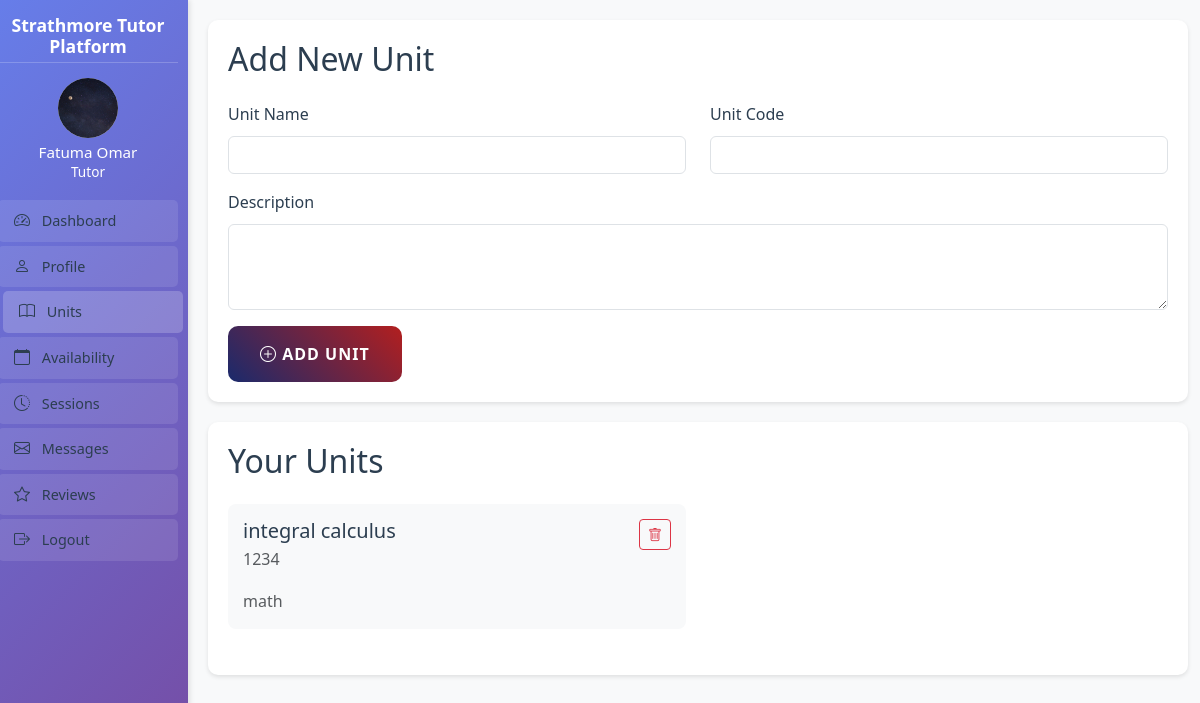
Page /tutor/subjects.php (signed in) on the committed database.
### tables this page shows
CREATE TABLE `units` (
  `id` int(11) NOT NULL,
  `name` varchar(100) NOT NULL,
  `code` varchar(20) NOT NULL,
  `description` text DEFAULT NULL,
  `created_at` timestamp NOT NULL DEFAULT current_timestamp()
);

### tutor/subjects.php (the view, shortened to what this page needs)
<?php
$database = new Database();
$pdo = $database->getConnection();
$stmt = $pdo->prepare("
    SELECT u.*
    FROM units u
    JOIN tutor_units tu ON u.id = tu.unit_id
    WHERE tu.tutor_id = ?
    ORDER BY u.name ASC
");
$stmt->execute([$_SESSION['user_id']]);
$units = $stmt->fetchAll();
?>
<!DOCTYPE html>
<html lang="en">
<head>
    <link href="https://cdn.jsdelivr.net/npm/bootstrap@5.3.0/dist/css/bootstrap.min.css" rel="stylesheet">
    <link href="https://cdn.jsdelivr.net/npm/bootstrap-icons@1.7.2/font/bootstrap-icons.css" rel="stylesheet">
    <link href="<?php echo APP_URL; ?>/assets/css/style.css" rel="stylesheet">
</head>
<body>
    <div class="units-container">
        <div class="row">
            <?php include 'includes/sidebar.php'; ?>
            <div class="col-md-9 col-lg-10 main-content">
                <div class="add-unit-card">
                    <h2 class="mb-4">Add New Unit</h2>
                    <form method="POST" action="">
                        <div class="row">
                            <div class="col-md-6 mb-3">
                                <label for="unit_name" class="form-label">Unit Name</label>
                                <input type="text" class="form-control" id="unit_name" name="unit_name" required>
                            </div>
                            <div class="col-md-6 mb-3">
                                <label for="unit_code" class="form-label">Unit Code</label>
                                <input type="text" class="form-control" id="unit_code" name="unit_code" required>
                            </div>
                        </div>
                        <div class="mb-3">
                            <label for="unit_description" class="form-label">Description</label>
                            <textarea class="form-control" id="unit_description" name="unit_description" rows="3"></textarea>
                        </div>
                        <button type="submit" class="btn btn-primary">
                            <i class="bi bi-plus-circle"></i> Add Unit
                        </button>
                    </form>
                </div>
                <div class="unit-card">
                    <h2 class="mb-4">Your Units</h2>
                    <?php if (empty($units)): ?>
                        <div class="alert alert-info">
                            You haven't added any units yet. Use the form above to add your first unit.
                        </div>
                    <?php else: ?>
                        <div class="row">
                            <?php foreach ($units as $unit): ?>
                                <div class="col-md-6 mb-3">
                                    <div class="unit-item">
                                        <div class="d-flex justify-content-between align-items-start">
                                            <div>
                                                <h5 class="mb-1"><?php echo htmlspecialchars($unit['name']); ?></h5>
                                                <p class="text-muted mb-2"><?php echo htmlspecialchars($unit['code']); ?></p>
                                            </div>
                                            <form method="POST" action="" class="d-inline" onsubmit="return confirm('Are you sure you want to remove this unit?');">
                                                <button type="submit" class="btn btn-sm btn-outline-danger">
                                                    <i class="bi bi-trash"></i>
                                                </button>
                                            </form>
                                        </div>
                                        <?php if (!empty($unit['description'])): ?>
                                            <p class="mt-2 mb-0 text-muted">
                                                <?php echo htmlspecialchars($unit['description']); ?>
                                            </p>
                                        <?php endif; ?>
                                    </div>
                                </div>
                            <?php endforeach; ?>
                        </div>
                    <?php endif; ?>
                </div>
            </div>
        </div>
    </div>
</body>
</html>

### assets/css/style.css (style rules this page uses)
:root { --primary-color: #2c3e50; --secondary-color: #3498db; --accent-color: #e74c3c; --light-color: #ecf0f1; --dark-color: #2c3e50; --success-color: #2ecc71; --warning-color: #f1c40f; --danger-color: #e74c3c; }
body { font-family: 'Segoe UI', Tahoma, Geneva, Verdana, sans-serif; color: var(--dark-color); line-height: 1.6; background-color: #f8f9fa; min-height: 100vh; display: flex; flex-direction: column; }
.btn-primary { background-color: var(--secondary-color); border-color: var(--secondary-color); padding: 0.75rem 1.5rem; font-weight: 500; border-radius: 5px; }
.btn-primary { background: linear-gradient(45deg, #1a2a6c, #b21f1f); border: none; padding: 1rem 2rem; font-weight: 600; border-radius: 10px; transition: all 0.3s ease; text-transform: uppercase; letter-spacing: 1px; }

### tutor/subjects.php (style rules this page uses)
.units-container { min-height: 100vh; background-color: #f8f9fa; }
.main-content { margin-left: 200px; padding: 20px; }
.unit-card { background: white; border-radius: 10px; padding: 20px; box-shadow: 0 2px 4px rgba(0,0,0,0.1); margin-bottom: 20px; }
.add-unit-card { background: white; border-radius: 10px; padding: 20px; box-shadow: 0 2px 4px rgba(0,0,0,0.1); margin-bottom: 20px; }
.unit-item { background: #f8f9fa; border-radius: 8px; padding: 15px; margin-bottom: 10px; transition: all 0.3s ease; }

### rows in the picture
units: name "integral calculus", code "1234", description "math"

### other values in the picture
APP_NAME "Strathmore Tutor Platform"
$user['first_name'] . ' ' . $user['last_name'] "Fatuma Omar"
